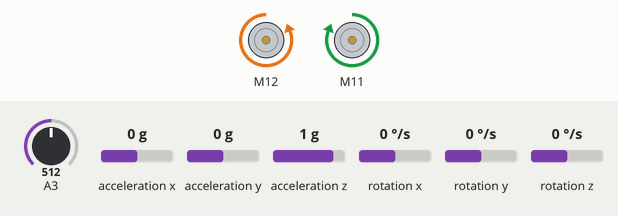
This sketch was run on a simulated Arduino Uno, built with avr-gcc and run on an emulated ATmega328P. Parts: 2 × DC motor (green arrow = forward, orange = backward, longer = faster). Inputs (shaded band) come from the test bench; at power-on: acceleration x 0 g, A3 = 512, acceleration z 1 g, acceleration y 0 g, rotation x 0 °/s, rotation y 0 °/s, rotation z 0 °/s. What the sketch prints to the serial monitor is not drawn.

Above: at 2.0 s.
2.1 s: acceleration x set to 0.3 g
3.6 s: acceleration x set to 0.6 g
At 4.0 s:
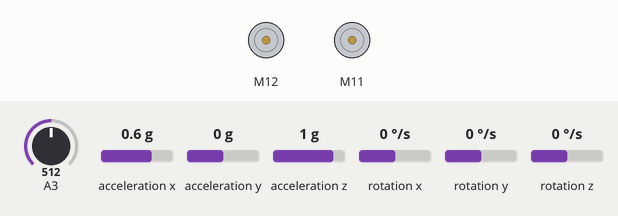
5.1 s: A3 set to 420
6.6 s: A3 set to 390
9.6 s: acceleration z set to -1.4 g
At 9.75 s:
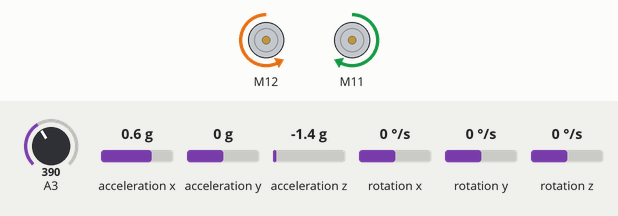
12.6 s: acceleration y set to -1.4 g
At 13.0 s:
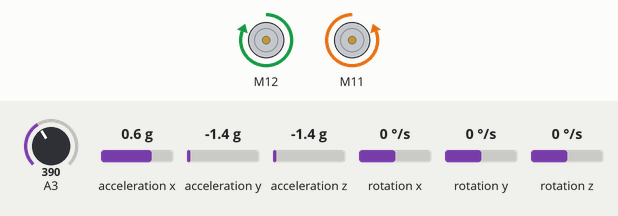
Timing chart, 0 to 15.1 s (numbered marks = the images above; inputs shaded):
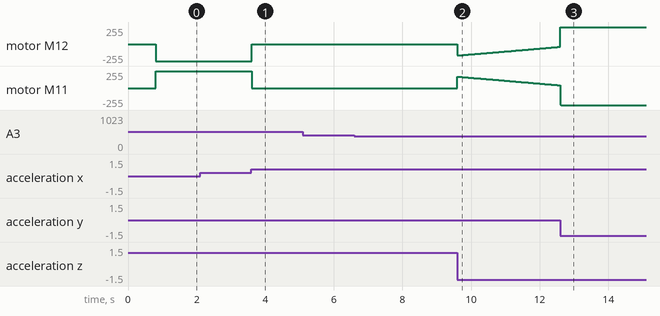

The sketch:

ENGMT380-BalanceBot-Mk3.ino
```cpp
#include <Filters.h>
// #include <PID_AutoTune_v0.h>
#include <PID_v1.h>
#include <Wire.h>
#include "MeMegaPi.h"
#include "utility.h"

#define UPRIGHT 0  //deg
#define TILTBAK 0  //deg
#define LPF_FRQ 0.25  //Hz
#define TURNPOT_RANGE 150 //deg
#define ANGPOT_RANGE 150 //deg
#define SPDPOT_RANGE 20 //rpm
#define SAMPLETIME 10 //ms
#define DUAL_LOOP true
// robot physical paramers
const double l = 0.17; //m  length from wheel to wheel
const double r = .032; //m  wheel radius

double adjK;
double currentKp;
//Angle Control Params
double angSetPointDeg = UPRIGHT;
double angKpAgg = 15;//2.5;
double angKiAgg = 15;//1;
double angKdAgg = 0.05;
double angKpCon = 4.5;//2.5;
double angKiCon = 3;//1;
double angKdCon = 0;
double angConMaxDeg = 25;
double angConMinDeg = -25;
double angMaxDeg = 25;//41;
double angMinDeg = -25;//-41;
//Angle Control Vars
double angYdeg;
double angYscaled;
double angOffsetDeg;
double angOffset;
double angSetPointScaled = scale(angSetPointDeg,angMaxDeg,angMinDeg,255,-255);
double angSP = angSetPointScaled;
double angIn; // 0-255
double angOut;  //0-255


//Speed Control Params
double spdSetPointRPM = 0;
double spdKp = 1;
double spdKi = 0;
double spdKd = .1;
double spdMaxRPM = 170;
double spdMinRPM = -spdMaxRPM;
//Speed Control Vars
double spdMotor1;
double spdMotor2;
double spdMotorAvg;
double spdMotorsumLPF;
double spdOffsetRPM;
double spdOffset;
double spdSetPointScaled = scale(spdSetPointRPM,spdMaxRPM,spdMinRPM,255,-255);
double spdSP = spdSetPointScaled;
double spdIn; // 0-255
double spdOut;  //0-255
double pidBias = 1.0; // 0 angle control, 1 speed control, 0.5 equal mix
double angInMixed;


//Turn Control Params
double spdMotorSum;
double spdMotorDifference;
double turnSetPointDeg = 0;

double turnKp = 0;//2.5;
double turnKi = 0;//1;
double turnKd = 0;
double turnMaxDeg = 25;
double turnMinDeg = -25;
//Turn Steering Vars
double turnYdeg;
double turnYscaled;
double turnOffsetDeg;
double turnOffset;
double turnSetPointScaled = scale(turnSetPointDeg,turnMaxDeg,turnMinDeg,255,-255);
double turnSP = turnSetPointScaled;
double turnIn; // 0-255
double turnOut;  //0-255

double motorOut;
//Class Instantiation
    // MeUltrasonicSensor ultraSensor(PORT_7);
MeGyro gyro;
MePotentiometer angPot(PORT_7);
// MePotentiometer turnPot(PORT_7);
MePotentiometer spdPot(PORT_8);
MeEncoderOnBoard motor1(SLOT2);
MeEncoderOnBoard motor2(SLOT1);
FilterOnePole spdLPF( LOWPASS, LPF_FRQ);
PID angPID(&angIn, &angOut, &angSP, angKpCon, angKiCon, angKdCon, DIRECT);
PID spdPID(&spdIn, &spdOut, &spdSP, spdKp, spdKi, spdKd, DIRECT);
PID turnPID(&turnIn, &turnOut, &turnSP, turnKp, turnKi, turnKd, DIRECT);


void isr_process_encoder1(void){
    if(digitalRead(motor1.getPortB()) == 0) motor1.pulsePosMinus();
    else motor1.pulsePosPlus();
}
void isr_process_encoder2(void){
    if(digitalRead(motor2.getPortB()) == 0) motor2.pulsePosMinus();
    else motor2.pulsePosPlus();
}

void setup(){


    attachInterrupt(motor1.getIntNum(), isr_process_encoder1, RISING);
    attachInterrupt(motor2.getIntNum(), isr_process_encoder2, RISING);
    //Set Motor PWM 8KHz
    TCCR1A = _BV(WGM10);
    TCCR1B = _BV(CS11) | _BV(WGM12);
    TCCR2A = _BV(WGM21) | _BV(WGM20);
    TCCR2B = _BV(CS21);

    Serial.begin(115200);

    gyro.begin();

    spdMotorAvg = 0;
    spdIn = 0;
    spdPID.SetSampleTime(SAMPLETIME); //ms
    spdPID.SetOutputLimits(-255,255);
    spdPID.SetMode(AUTOMATIC);

    angYdeg = gyro.getAngleY();
    angYscaled = scale(angYdeg,angMaxDeg,angMinDeg,255,-255);
    angIn = angYscaled;
    angPID.SetSampleTime(SAMPLETIME); //ms
    angPID.SetOutputLimits(-255,255);
    angPID.SetMode(AUTOMATIC);

    turnYdeg = gyro.getAngleY();
    turnYscaled = scale(turnYdeg,turnMaxDeg,turnMinDeg,255,-255);
    turnIn = turnYscaled;
    turnPID.SetSampleTime(SAMPLETIME); //ms
    turnPID.SetOutputLimits(-255,255);
    turnPID.SetMode(AUTOMATIC);
}

void loop(){

    motor1.updateSpeed();
    motor2.updateSpeed();
    spdMotor1 = motor1.getCurrentSpeed();
    spdMotor2 = motor2.getCurrentSpeed();
    spdMotorSum = spdMotor1 + spdMotor2;
    spdMotorDifference = spdMotor1 - spdMotor2;
    spdLPF.input(spdMotorSum);
    spdMotorsumLPF = spdLPF.output();

    // adjK = scale(turnPot.read(),972,0,TURNPOT_RANGE,-TURNPOT_RANGE); //TEMP
    // currentKp = spdPID.GetKp();
    // if (fabs(adjK) > fabs(currentKp) * 1.1 || fabs(adjK) < fabs(currentKp) * 0.9) spdPID.SetTunings(adjK,spdKi,spdKp); //TEMP
    //Speed Control
        //modify setpoint by pot value
    spdOffsetRPM = scale(spdPot.read(),972,0,SPDPOT_RANGE,-SPDPOT_RANGE);
    spdOffset = -scale(spdOffsetRPM,spdMaxRPM,spdMinRPM,255,-255);
    spdSP = spdSetPointScaled +spdOffset;
    spdIn = -scale(spdMotorsumLPF,spdMaxRPM,spdMinRPM,255,-255);
    spdPID.Compute();

    //Angle Control
    angOffsetDeg = scale(spdPot.read(),972,0,ANGPOT_RANGE,-ANGPOT_RANGE);
    angOffset = -scale(angOffsetDeg,angMinDeg,angMaxDeg,255,-255);
    gyro.update();
    angSP = UPRIGHT+angOffset;
    angYdeg = gyro.getAngleY();
    //Choose between agressive and conservative tunings based on current angle
    // if (angYdeg > angConMaxDeg || angYdeg < angConMinDeg) {
    //     angPID.SetTunings(angKpAgg,angKiAgg,angKdAgg);
    // }
    // else
    // angPID.SetTunings(angKpCon,angKiCon,angKdCon);
    angIn = scale(angYdeg,angMaxDeg,angMinDeg,255,-255);
    angPID.Compute();

       //Turn Control
    //     //modify setpoint by pot value
    // turnOffsetDeg = scale(turnPot.read(),972,0,TURNPOT_RANGE,-TURNPOT_RANGE);
    // turnOffset = scale(turnOffsetDeg,turnMaxDeg,turnMinDeg,255,-255);
    // turnSP = turnSetPointScaled + turnOffset;
    // turnIn = -scale(spdMotorDifference,spdMaxRPM,spdMinRPM,255,-255);
    // turnPID.Compute();

    Serial.print(" spdIn:");
    Serial.print(spdIn);
    // Serial.print(" spdSP:");
    // Serial.print(spdSP);
    // Serial.print(" turnSP:");
    // Serial.print(turnSP);
    // Serial.print(" angIn:");
    // Serial.print(angIn);
    // Serial.print(" spdOut:");
    // Serial.print(spdOut);
    Serial.print(" angOut:");
    Serial.print(angOut);
    // Serial.print(" mtr1Spd: ");
    // Serial.print(-spdMotor1);
    // Serial.print(" mtr2Spd: ");
    // Serial.print(spdMotor2);
    // Serial.print(" kP: ");
    // Serial.print(currentKp);
    // Serial.print(" mtrSum: ");
    // Serial.print(spdMotorSum);
    // Serial.print(" mtrDiff: ");
    // Serial.print(spdMotorDifference);

    Serial.print("\n");

   //Motor Output
    if (angYdeg > angMaxDeg) {
    motor1.setMotorPwm(0);
    motor2.setMotorPwm(0);

    }
    else if (angYdeg < angMinDeg) {
    motor1.setMotorPwm(0);
    motor2.setMotorPwm(0);

    }
    else {

    motor1.setMotorPwm(-angOut);
    motor2.setMotorPwm(angOut);
    // motor1.setMotorPwm(-angOut+turnOut);
    // motor2.setMotorPwm(angOut+turnOut);
    }
}
```

utility.cpp
```cpp
//Convert deg,rpm, etc. to PID/PWM range
double scale(double var,
            double oldMax,
            double oldMin = 0,
            double newMax=255,
            double newMin=0) {
                double output = (var-oldMin)/(oldMax-oldMin)*(newMax-newMin)+newMin;
                if (output > newMax) output = newMax;
                if (output < newMin) output = newMin;
            return output;
}

double mix(double input1, double input2, double bias){
    return (1-bias)*input1+bias*input2;
}
```

utility.h
```cpp
#ifndef BB_UTILITY_H
#define BB_UTILITY

double scale(double var,
            double oldMax,
            double oldMin = 0,
            double newMax=255,
            double newMin=0);

double mix(double input1, double input2, double bias);
#endif
```

Measured:
- the behaviour switches between 0.4 and 0.5 g on acceleration x (found by bisection; images 0 and 1)
- after the input at 3.6 s, motor M12: backward 255/255 → stopped at once; motor M11: forward 255/255 → stopped at once
